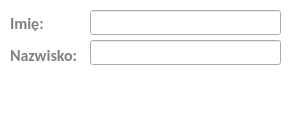
<?xml version="1.0" encoding="UTF-8"?>
<ui version="4.0">
 <class>NameDialog</class>
 <widget class="QDialog" name="NameDialog">
  <property name="geometry">
   <rect>
    <x>0</x>
    <y>0</y>
    <width>300</width>
    <height>120</height>
   </rect>
  </property>
  <property name="minimumSize">
   <size>
    <width>300</width>
    <height>120</height>
   </size>
  </property>
  <property name="maximumSize">
   <size>
    <width>300</width>
    <height>120</height>
   </size>
  </property>
  <property name="windowTitle">
   <string>Podaj imię i nazwisko</string>
  </property>
  <property name="windowIcon">
   <iconset resource="resources.qrc">
    <normaloff>:/images/images/person.png</normaloff>:/images/images/person.png</iconset>
  </property>
  <property name="styleSheet">
   <string notr="true">QDialog{
background-color: white;
}

QLabel{
color: gray;
}

QMessageBox QPushButton:hover {
border-radius: 5px;
background: rgb(255,140,0);
}

QMessageBox QPushButton{
color: white;
border-radius: 5px;
background: qlineargradient(x1:0, y1:0, x2:0, y2:1,
   stop: 0 rgba(255,140,0), stop: 0.7 rgb(255,105,0));
min-height: 30px;
min-width: 70px;
}

QMessageBox QPushButton:pressed {
color: white;
border-radius: 5px;
background: rgb(255,105,0);
}
</string>
  </property>
  <widget class="QLineEdit" name="lineEditSurname">
   <property name="geometry">
    <rect>
     <x>90</x>
     <y>40</y>
     <width>191</width>
     <height>25</height>
    </rect>
   </property>
   <property name="font">
    <font>
     <family>Calibri</family>
     <pointsize>12</pointsize>
    </font>
   </property>
   <property name="focusPolicy">
    <enum>Qt::StrongFocus</enum>
   </property>
  </widget>
  <widget class="QPushButton" name="pushButtonCancel">
   <property name="geometry">
    <rect>
     <x>90</x>
     <y>80</y>
     <width>90</width>
     <height>30</height>
    </rect>
   </property>
   <property name="font">
    <font>
     <family>Calibri</family>
     <pointsize>12</pointsize>
    </font>
   </property>
   <property name="styleSheet">
    <string notr="true">QPushButton:hover {
border-radius: 5px;
background: rgb(255,102,102);
}

QPushButton{
color: white;
border-radius: 5px;
background: qlineargradient(x1:0, y1:0, x2:0, y2:1,
   stop: 0 rgba(255,102,102), stop: 0.7 rgb(255,50,50));
}

QPushButton:pressed {
color: white;
border-radius: 5px;
background: rgb(255,50,50);
}
</string>
   </property>
   <property name="text">
    <string>Anuluj</string>
   </property>
  </widget>
  <widget class="QLabel" name="label">
   <property name="geometry">
    <rect>
     <x>10</x>
     <y>15</y>
     <width>41</width>
     <height>16</height>
    </rect>
   </property>
   <property name="font">
    <font>
     <family>Calibri</family>
     <pointsize>12</pointsize>
     <weight>75</weight>
     <bold>true</bold>
    </font>
   </property>
   <property name="text">
    <string>Imię:</string>
   </property>
  </widget>
  <widget class="QLineEdit" name="lineEditName">
   <property name="geometry">
    <rect>
     <x>90</x>
     <y>10</y>
     <width>191</width>
     <height>25</height>
    </rect>
   </property>
   <property name="font">
    <font>
     <family>Calibri</family>
     <pointsize>12</pointsize>
    </font>
   </property>
  </widget>
  <widget class="QPushButton" name="pushButtonConfirm">
   <property name="geometry">
    <rect>
     <x>190</x>
     <y>80</y>
     <width>90</width>
     <height>30</height>
    </rect>
   </property>
   <property name="font">
    <font>
     <family>Calibri</family>
     <pointsize>12</pointsize>
    </font>
   </property>
   <property name="styleSheet">
    <string notr="true">QPushButton:hover {
border-radius: 5px;
background: rgb(0,190,0);
}

QPushButton{
color: white;
border-radius: 5px;
background: qlineargradient(x1:0, y1:0, x2:0, y2:1,
   stop: 0 rgba(0,190,0), stop: 0.7 rgb(0,150,0));
}

QPushButton:pressed {
color: white;
border-radius: 5px;
background: rgb(0,150,0);
}
</string>
   </property>
   <property name="text">
    <string>Zatwierdź</string>
   </property>
  </widget>
  <widget class="QLabel" name="label_2">
   <property name="geometry">
    <rect>
     <x>10</x>
     <y>45</y>
     <width>81</width>
     <height>20</height>
    </rect>
   </property>
   <property name="font">
    <font>
     <family>Calibri</family>
     <pointsize>12</pointsize>
     <weight>75</weight>
     <bold>true</bold>
    </font>
   </property>
   <property name="text">
    <string>Nazwisko:</string>
   </property>
  </widget>
 </widget>
 <resources>
  <include location="resources.qrc"/>
 </resources>
 <connections/>
</ui>
